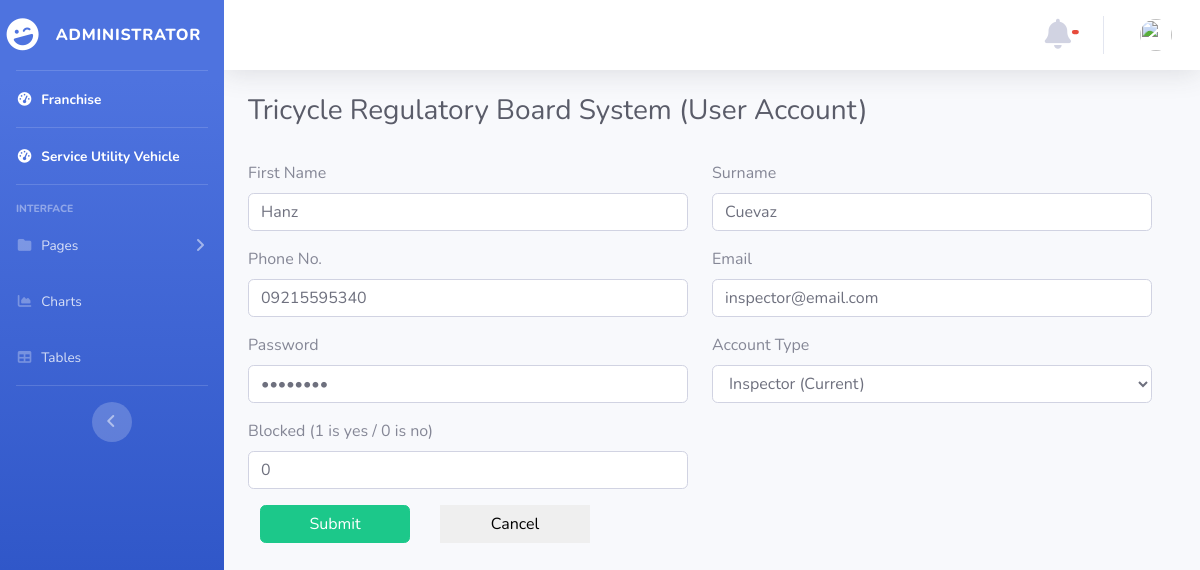
/atty/edit.php?user_id=37, run on the app's committed database.
### tables this page shows
CREATE TABLE `user_account` (
  `user_id` int(11) NOT NULL,
  `first_name` varchar(25) NOT NULL,
  `last_name` varchar(25) NOT NULL,
  `phone_no` varchar(25) NOT NULL,
  `username` varchar(25) NOT NULL,
  `password` varchar(25) NOT NULL,
  `isAdmin` tinyint(4) NOT NULL,
  `isBlocked` tinyint(4) NOT NULL,
  `active` tinyint(4) NOT NULL,
  `deleted` tinyint(4) NOT NULL,
  `verified` tinyint(4) NOT NULL
);

### atty/edit.php (the view, shortened to what this page needs)
<?php
require ("../database.php");
$userid = $_GET['user_id'];
?>
<!DOCTYPE html>
<html lang="en">
<head>
  <link href="../vendor/fontawesome-free/css/all.min.css" rel="stylesheet" type="text/css">
  <link href="../css/sb-admin-2.min.css" rel="stylesheet">
</head>
<body id="page-top">
  <?php require('nav0.php');  ?>
        <div class="container-fluid">
          <div class="d-sm-flex align-items-center justify-content-between mb-4">
            <h1 class="h3 mb-0 text-gray-800">Tricycle Regulatory Board System (User Account)</h1>
          </div>
              <div class="container">
            <div class="row">
              <div class="row" style="margin-top:1%;width: 100%; display: block !important;">
            <form method="POST" id="application_form">
          <?php
$result = ' SELECT *
          FROM user_account
          WHERE active = 1
          AND user_id = '.$userid.';';
$statement = $connection->prepare($result);
$statement->execute();
$edit = $statement->fetchAll(PDO::FETCH_OBJ);
foreach($edit as $package):
        $acct_type =$package->isAdmin;
        if ($acct_type == 1) {
          $acct_type = 'Inspector';
        }
                      ?>
            <div class="form-group row">
              <div class="col-sm-6">
                <label for="first_name">First Name</label>
                <input type="text" class="form-control" name="first_name" placeholder="First Name" value="<?= $package->first_name;?>" >
              </div>
              <div class="col-sm-6">
                <label for="last_name">Surname</label>
                <input type="text" class="form-control" name="last_name" placeholder="Last Name" value="<?= $package->last_name;?>"  >
              </div>
            </div>
            <div class="form-group row">
              <div class="col-sm-6">
                <label for="phone_no">Phone No.</label>
                <input type="text" class="form-control" name="phone_no" placeholder="House no" value="<?= $package->phone_no;?>" >
              </div>
              <div class="col-sm-6">
                <label for="Email">Email</label>
                <input type="email" class="form-control" name="username" placeholder="Street" value="<?= $package->username;?>">
              </div>
            </div>
             <div class="form-group row">
              <div class="col-sm-6">
                <label for="password">Password</label>
                <input type="password" class="form-control" name="password" placeholder="Barangay" value="<?= $package->password;?>">
              </div>
              <div class="col-sm-6">
                <label for="isAdmin">Account Type</label>
                <select class="form-control" name="isAdmin" >
                  <option value="<?= $package->isAdmin;?>"><?php echo $acct_type; ?> (Current)</option>
                </select>
              </div>
            </div>
               <div class="form-group row">
            <div class="col-sm-6">
              <label for="isBlocked">Blocked (1 is yes / 0 is no)</label>
              <input type="text" class="form-control" name="isBlocked" value="<?= $package->isBlocked;?>">
            </div>
          </div>
              <?php   endforeach; ?>
            </div>
            <input type="submit" name="btn_submit_sum" id="btn_submit" value="Submit" class="btn btn-success" style="float: unset; width: 150px; margin-right: 30px;">
         <form style="display: inline;" action="user_account.php" method="get" >
           <button style="float: right; width: 150px; height: 38px; border: 0px; margin-right: 10px;">Cancel</button>
         </form>
  </div>
</div>
    </body>
  </html>

### data on the page
user_account: first_name "Hanz", last_name "Cuevaz", phone_no "09215595340", username "inspector@email.com", isAdmin "Inspector (Current)", isBlocked "0"
